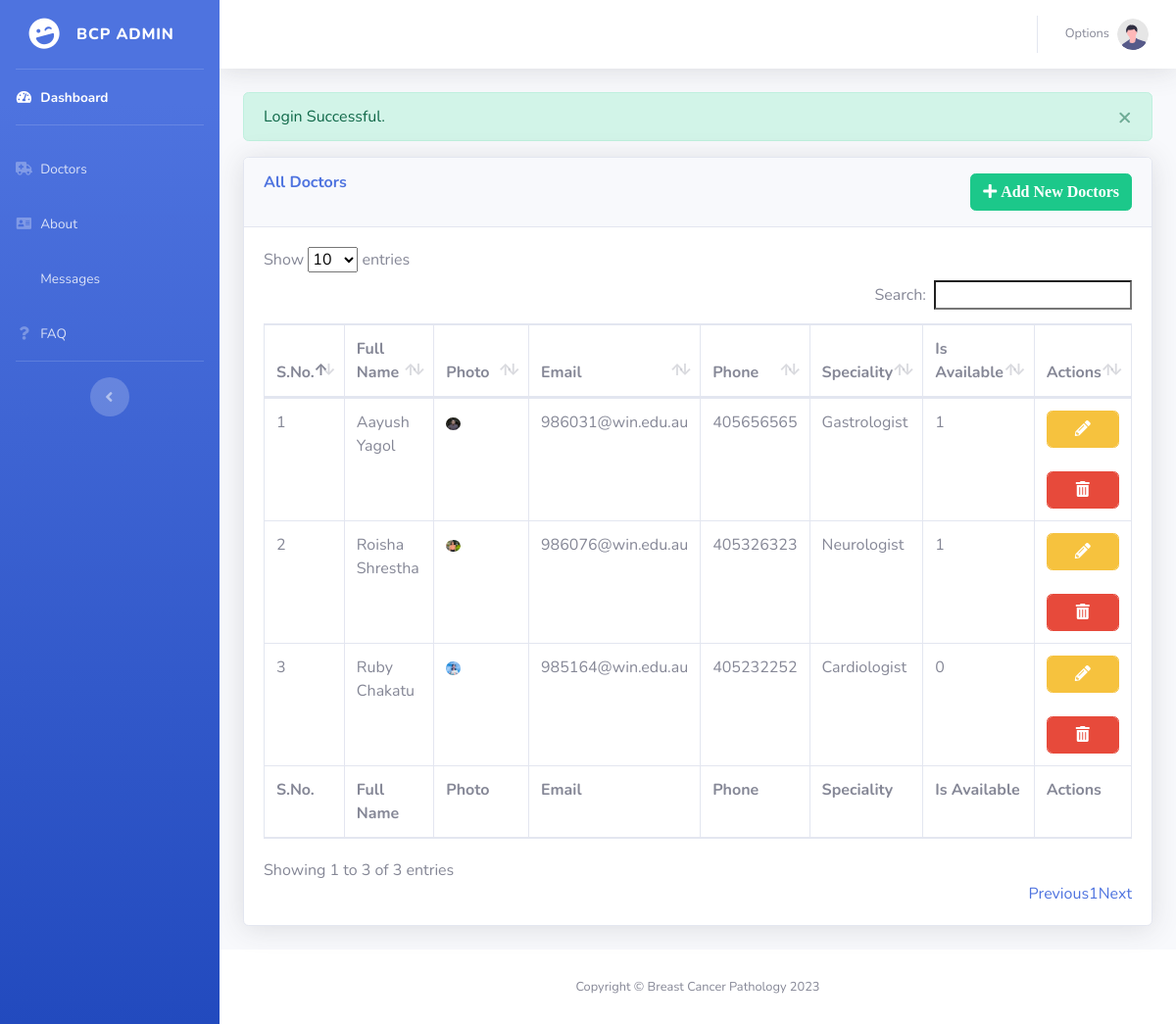
Page /admin/all_doctors (signed in) on the committed database.
### tables this page shows
CREATE TABLE `doctors` (
  `id` int NOT NULL,
  `full_name` varchar(255) NOT NULL,
  `speciality` varchar(255) NOT NULL,
  `is_available` tinyint DEFAULT '1',
  `email` varchar(255) NOT NULL,
  `phone` bigint DEFAULT NULL,
  `photo` text NOT NULL,
  `created_at` timestamp NULL DEFAULT CURRENT_TIMESTAMP,
  `updated_at` timestamp NULL DEFAULT CURRENT_TIMESTAMP ON UPDATE CURRENT_TIMESTAMP
);

### app/Core/App.php (called while the page is built, shortened)
<?php
class App {
    protected $method = 'index';
    public function __construct() {
        $url = $this->parseUrl();
        if (file_exists('../app/Controllers/' . ucfirst($url[0]) . '.php')) {
            unset($url[0]);
        }
        $this->controller = new $this->controller;
        if (isset($url[1])) {
            if (method_exists($this->controller, $url[1])) {
                $this->method = $url[1];
                unset($url[1]);
            }
        }
        $this->params = $url ? array_values($url) : [];
        call_user_func_array(array($this->controller, $this->method), $this->params);
    }
    public function parseUrl() {
        if (isset($_GET['url'])) {
            return $url = explode('/', filter_var(rtrim($_GET['url'], '/'), FILTER_SANITIZE_URL));
        }
    }
}

### public/index.php (called while the page is built, shortened)
<?php
$app = new app;

### app/Core/DB.php (called while the page is built, shortened)
<?php
class DB {
    protected $db;
	private $statement;
    public function __construct(){
		$this->db = new PDO(sprintf('mysql:host=%s;dbname=%s', DB_HOST, DB_NAME), DB_USER, DB_PASSWORD);
    }
    public function query($sql, $params = []) {
		$this->statement = $this->db->prepare($sql);
	}
    public function row() {
		$this->execute();
		return $this->statement->fetchAll(PDO::FETCH_ASSOC);
	}
	public function execute() {
		return $this->statement->execute();
	}
}

### app/Models/Faq.php (called while the page is built, shortened)
<?php
include_once('../app/Core/Model.php');
class Faq extends Core\Model
{
    public function getAllDoctors(){
        $this->db->query('SELECT * FROM doctors ORDER BY created_at DESC');
        return $this->db->row();
    }
}

### app/Core/Model.php (called while the page is built, shortened)
<?php
abstract class Model {
	public function __construct() {
		$this->db = new DB;
	}
}

### app/Views/admin/all-doctors.php (the view, shortened to what this page needs)
<?php include('../app/Views/admin/base/header.php');?>
<link href="/pathology/dashboard/datatables/dataTables.bootstrap4.min.css" rel="stylesheet">
 <div class="card shadow mb-4">
<div class="card-header py-3">
    <h6 class="m-0 font-weight-bold text-primary">All Doctors <a href="/pathology/admin/add_doctors" class="btn btn-success float-right"><span class="fas fa-plus"> Add New Doctors</span></a></h6>
</div>
<div class="card-body">
    <div class="table-responsive">
        <table class="table table-bordered" id="dataTable" width="100%" cellspacing="0">
            <thead>
                <tr>
                    <th>S.No.</th>
                    <th>Full Name</th>
                    <th>Photo</th>
                    <th>Email</th>
                    <th>Phone</th>
                    <th>Speciality</th>
                    <th>Is Available</th>
                    <th>Actions</th>
                </tr>
            </thead>
            <tfoot>
                <tr>
                    <th>S.No.</th>
                    <th>Full Name</th>
                    <th>Photo</th>
                    <th>Email</th>
                    <th>Phone</th>
                    <th>Speciality</th>
                    <th>Is Available</th>
                    <th>Actions</th>
                </tr>
            </tfoot>
            <tbody>
                <?php
                    $counter = 1;
                    foreach ($data['doctors'] as $row) {
                        echo '<tr>';
                        echo '<td>' . $counter . '</td>';
                        echo '<td>' . $row['full_name'] . '</td>';
                        echo '<td><img src="' . $row['photo'] . '" class="doctors-img" /></td>';
                        echo '<td>' . $row['email'] . '</td>';
                        echo '<td>' . $row['phone'] . '</td>';
                        echo '<td>' . $row['speciality'] . '</td>';
                        echo '<td>' . $row['is_available'] . '</td>';
                        echo "<td>
                        <a href='/pathology/admin/doctor_edit/$row[id]' title='Edit'>
                            <button class='form-control btn-warning'>
                            <span class='fas fa-pencil-alt'>
                            </span></button>
                        </a>" . "&emsp;".
                        "
                            <form method='POST' action='/pathology/admin/doctor_delete/'>
                                <input type='hidden' name='doctor_id' value='".$row['id']."'/>
                                <button type='submit' class='form-control btn-danger' onClick='confirmDelete(event)'>
                                    <span class='fas fa-trash-alt'></span>
                                </button>
                            </form>
                        </td>";
                        echo '</tr>';
                        $counter++;
                    }
                ?>
            </tbody>
            </table>
        </div>
    </div>
</div>
<?php include('../app/Views/admin/base/footer.php');?>

### public/dashboard/css/custom.admin.css (style rules this page uses)
:root { --theme-color: #3f4079; --theme-light: #3f40791c; --theme-f-color: #fff; }
.doctors-img { width: 20%; border-radius: 50%; }

### rows in the picture
doctors: full_name "Aayush Yagol", photo (picture), email "986031@win.edu.au", phone "405656565", speciality "Gastrologist", is_available "1"
doctors: full_name "Roisha Shrestha", photo (picture), email "986076@win.edu.au", phone "405326323", speciality "Neurologist", is_available "1"
doctors: full_name "Ruby Chakatu", photo (picture), email "985164@win.edu.au", phone "405232252", speciality "Cardiologist", is_available "0"

### other values in the picture
$_SESSION['alert_success'] "Login Successful."
